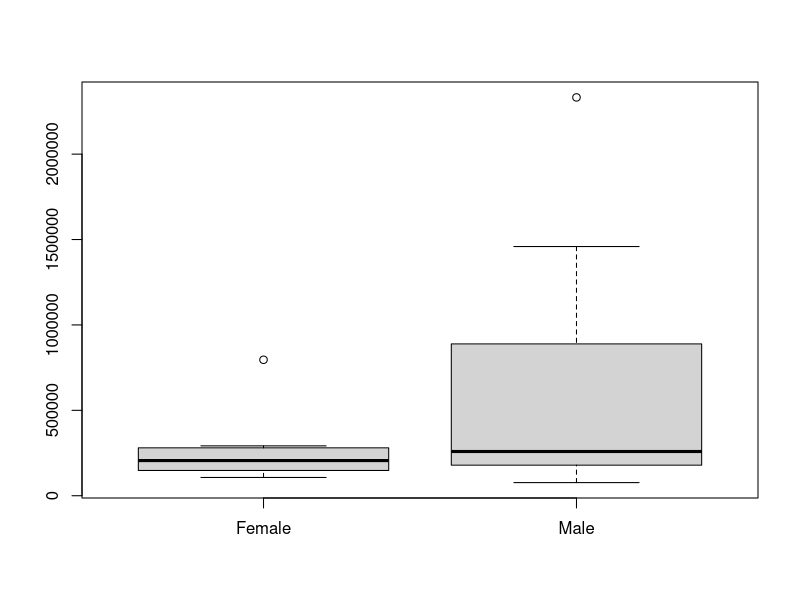

The R script that drew this image: (Note: this script raises an error after producing the figure.)
#This is R_for_Beginners_DataAnalysis.R 

setwd("/cloud/project")

# In this section you will:
# 3.1 Learn to read in csv files to RStudio environment and assign to variable
# 3.2 Analyze data in RStudio
# 3.3 Calculate statistics on data in RStudio
# 3.4 Write files from RStudio to Desktop
# 3.5 More practice (adapted from Ted Laderas)

# ~~~~~~~~~~~~~~~~~~~~~~~~~~~~~~~~~~~~~~~~~~~~~~~~~~~~~~~~~~~~~~~~~~~~~~~~~~~~~~
#   3.1 Learn to read in csv files to RStudio environment and assign to variable
# ~~~~~~~~~~~~~~~~~~~~~~~~~~~~~~~~~~~~~~~~~~~~~~~~~~~~~~~~~~~~~~~~~~~~~~~~~~~~~~

# The first thing we will do is read in the dataset using 
read.csv(file = "STEM_Careers_FM.csv", row.names = 1, header = TRUE)

#But while it's good we can read in the data, we need to store it do do actual things with the data
#We store data in variables
data=read.csv("STEM_Careers_FM.csv", row.names = 1, header = TRUE)

#Now lets call the variable and see what it shows us
data

# ~~~~~~~~~~~~~~~~~~~~~~~~~~~~~~~~~~~~~~~~~~~~~~~~~~~~~~~~~~~~~~~~~~~~~~~~~~~~~~
#   3.2 Analyze data in RStudio
# ~~~~~~~~~~~~~~~~~~~~~~~~~~~~~~~~~~~~~~~~~~~~~~~~~~~~~~~~~~~~~~~~~~~~~~~~~~~~~~

#If we want to know how many rows and columns are in our dataset we can use a function called dim() 
dim(data)

#Sometimes it's important to know what the rownames or column names of the dataset you are looking at are. There's a handy
#function called rownames() or colnames() that can tell you!
rownames(data)

colnames(data)

#Let's inspect what type of data this is and what is in each column
is.data.frame(data)
data$Female #The dollar sign tells us what column we are intersted in
data$Male 

# Now we might be interseted in looking at sorted data
data[order(data$Female),] #This data is sorted in increasing order on the Female column
data[order(data$Male),] ##This data is sorted in increasing order on the Male column

data[order(-data$Female),] #This data is sorted in decreasing order on the Female column
data[order(-data$Male),] #This data is sorted in decreasing order on the Male column

data_sorted=data[order(-data$Female, -data$Male),] #This data is sorted in decreasing order by Females then by males

#Maybe we want to see how the data we are looking at is distrubuted, to do that we can use another function
#called summary()
summary(data)

#

#Now the stats are all well and good, but sometimes it's nice to actually SEE what the data is. To look at
#in the simplest way, you can use the function boxplot()
boxplot(data)

#The y-label is overlapping the y-axis values. The numbers are acutally really big, 
#we could clean them up
data
data/100000
data_short=data/100000
data_short

#So now when we plot the data we can see a cleaner visualization 
boxplot(data = data_short, las=1, 
        xlab="Sex", #label the x-axis
        ylab="Number of STEM Jobs (1x10^5)", #label the y-axis 
        main="Number of STEM Jobs Held by Females & Males in 2017") #write in a title


# ~~~~~~~~~~~~~~~~~~~~~~~~~~~~~~~~~~~~~~~~~~~~~~~~~~~~~~~~~~~~~~~~~~~~~~~~~~~~~~
#   3.3 Calculate statistics on data in RStudio
# ~~~~~~~~~~~~~~~~~~~~~~~~~~~~~~~~~~~~~~~~~~~~~~~~~~~~~~~~~~~~~~~~~~~~~~~~~~~~~~

#As you can see there are more males in STEM careers than females. Is this statistically significant?
#To run a t-test on this data, we can use the function t.test()
#Because we are comparing the numer of females in the data to the number of males we need to include those
#fields when we can do this two different ways (either as a dataframe or a matrix)
t.test(data$Female, data$Male)

#We can store the output of the t-test into variables
data_tt=t.test(data$Female, data$Male)

#We can call up specific elements of the t-test by using the $ 
data_tt$p.value

#A fun little function for rounding numbers is to use the round() function
round(data_tt$p.value, digits=2)


# ~~~~~~~~~~~~~~~~~~~~~~~~~~~~~~~~~~~~~~~~~~~~~~~~~~~~~~~~~~~~~~~~~~~~~~~~~~~~~~
#   3.4 Save the data
# ~~~~~~~~~~~~~~~~~~~~~~~~~~~~~~~~~~~~~~~~~~~~~~~~~~~~~~~~~~~~~~~~~~~~~~~~~~~~~~

#Oh, I want to save this new dataset to my desktop as a csv file
write.csv(data_sorted, "STEM_Careers_FM_Sorted.csv")
write.csv(data_short, "STEM_Careers_FM_Short.csv")


# ~~~~~~~~~~~~~~~~~~~~~~~~~~~~~~~~~~~~~~~~~~~~~~~~~~~~~~~~~~~~~~~~~~~~~~~~~~~~~~
#   3.5 More practice (adapted from Ted Laderas)
# ~~~~~~~~~~~~~~~~~~~~~~~~~~~~~~~~~~~~~~~~~~~~~~~~~~~~~~~~~~~~~~~~~~~~~~~~~~~~~~
### 1. Object manipulation
# ~~~~~~~~~~~~~~~~~~~~~~~~~~~~~~~~~~~~~~~~~~~~~~~~~~~~~~~~~~~~~~~~~~~~~~~~~~~~~~~~~~~~~~~~~~~~
## Instructions:
## Create an object called `agge` that contains your age in years. 
## Then reassign the object to a new object called `age` (e.g., correct the typo). 
## Then remove the previous object from your environment and then calculate your age in days
# ~~~~~~~~~~~~~~~~~~~~~~~~~~~~~~~~~~~~~~~~~~~~~~~~~~~~~~~~~~~~~~~~~~~~~~~~~~~~~~~~~~~~~~~~~~~~
# You code now:
# create agge object

# reassign agge value to age

# remove agge object

# Use math to calculate your age in days


### 2. Vector manipulation (character data):
# ~~~~~~~~~~~~~~~~~~~~~~~~~~~~~~~~~~~~~~~~~~~~~~~~~~~~~~~~~~~~~~~~~~~~~~~~~~~~~~~~~~~~~~~~~~~~
## Instructions:
## Create a object called `buildings` representing a vector that contains four names of buildings on Lincoln's campus, 
## including the building where we have class (here's a reference: https://www.lincoln.edu/_files/campus-map.pdf).

## Add `Lincoln University` to the beginning of the vector, and `Wawa` to the end of the vector

## subset the vector to show only the building in which you have class.
# ~~~~~~~~~~~~~~~~~~~~~~~~~~~~~~~~~~~~~~~~~~~~~~~~~~~~~~~~~~~~~~~~~~~~~~~~~~~~~~~~~~~~~~~~~~~~
# You code now:
#create buildings object
buildings <- c()

#Add "Lincoln University" to the beginning of buildings

#Add "Wawa" to the end of buildings

#subset buildings to show only your building
buildings[]


## 3. Vector manipulation (numerical data):
# ~~~~~~~~~~~~~~~~~~~~~~~~~~~~~~~~~~~~~~~~~~~~~~~~~~~~~~~~~~~~~~~~~~~~~~~~~~~~~~~~~~~~~~~~~~~~
## Instructions:
## The following vector represents the number of vacation days possessed by various employees.

## How many employees are represented in the vector?
  
## How many vacation days total?
# ~~~~~~~~~~~~~~~~~~~~~~~~~~~~~~~~~~~~~~~~~~~~~~~~~~~~~~~~~~~~~~~~~~~~~~~~~~~~~~~~~~~~~~~~~~~~ 
# You code now:
vacation_days <- c(5, 7, 20, 1, 0, 0, 12, 4, 2, 2, 2, 4, 5, 6, 7, 10, 4)

#how many employees are represented in the vector?

#how many vacation days total?


